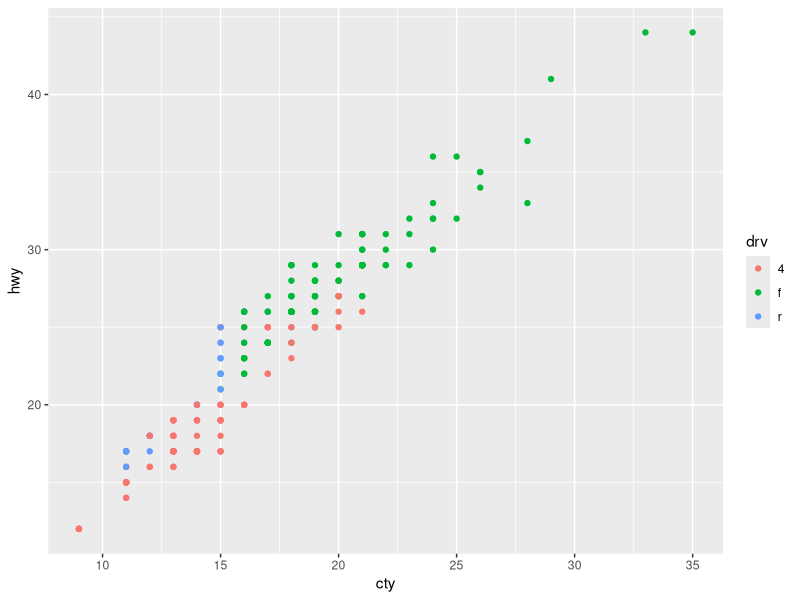
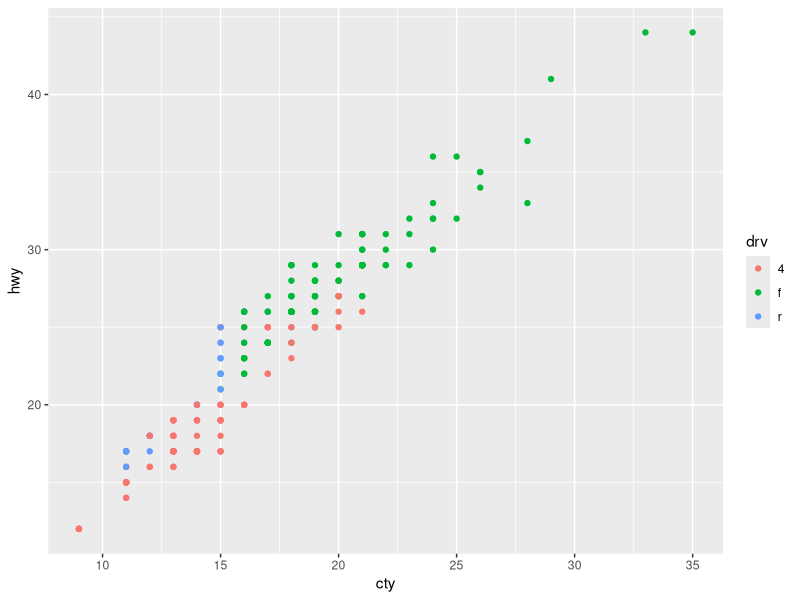
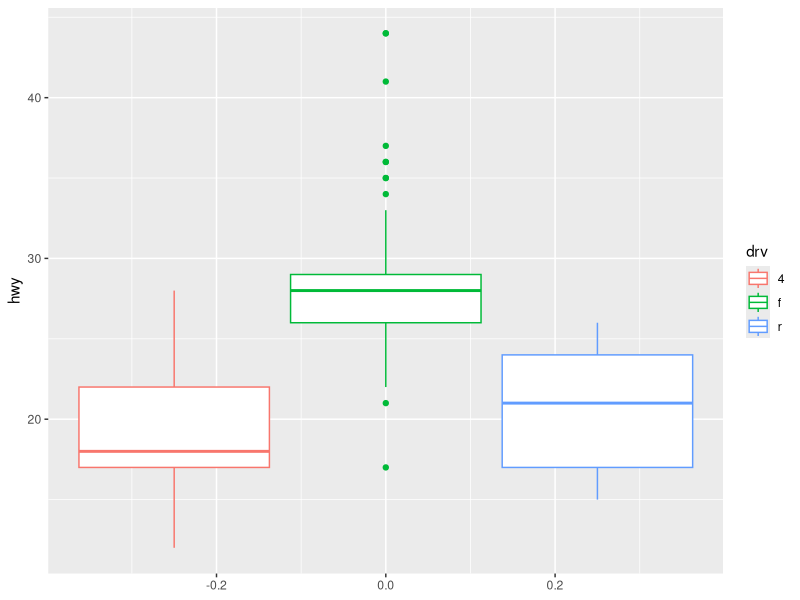
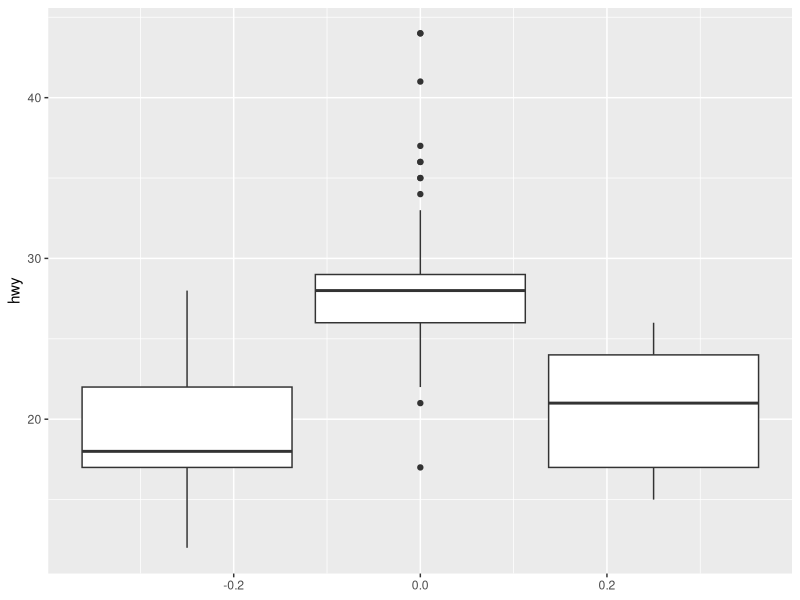
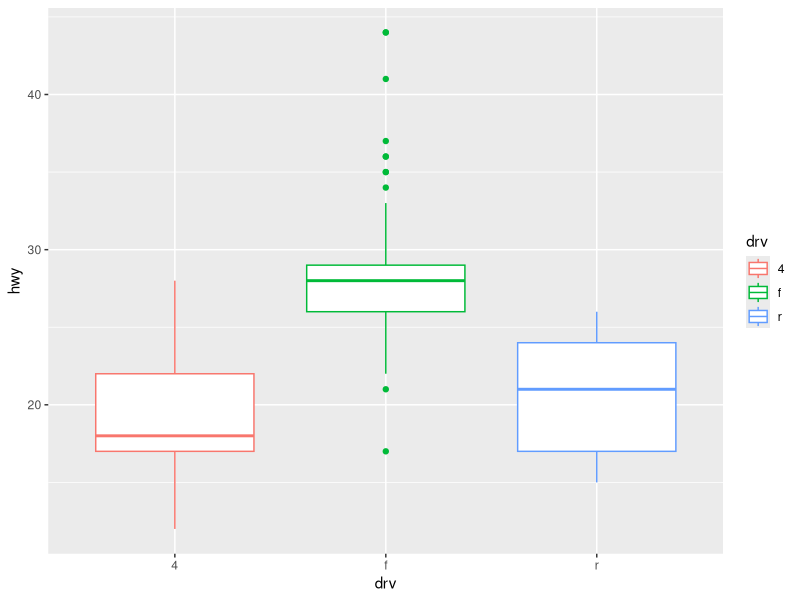
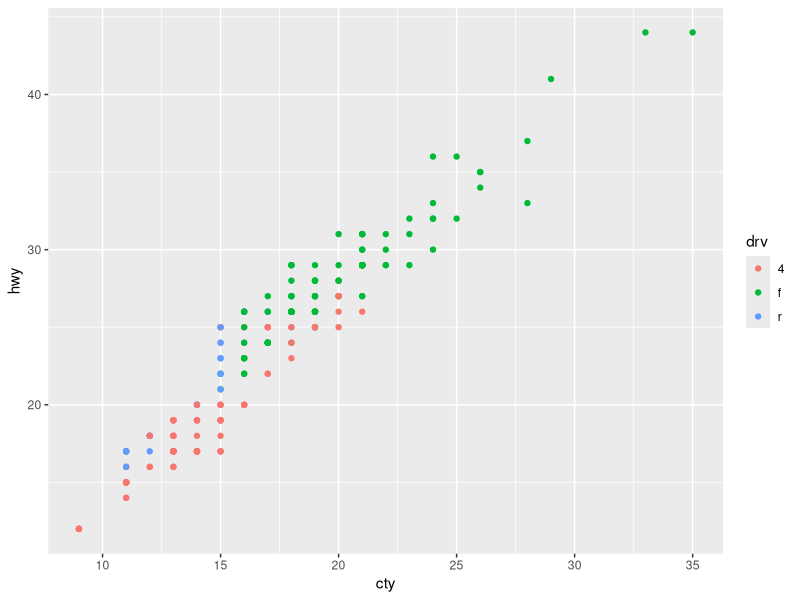
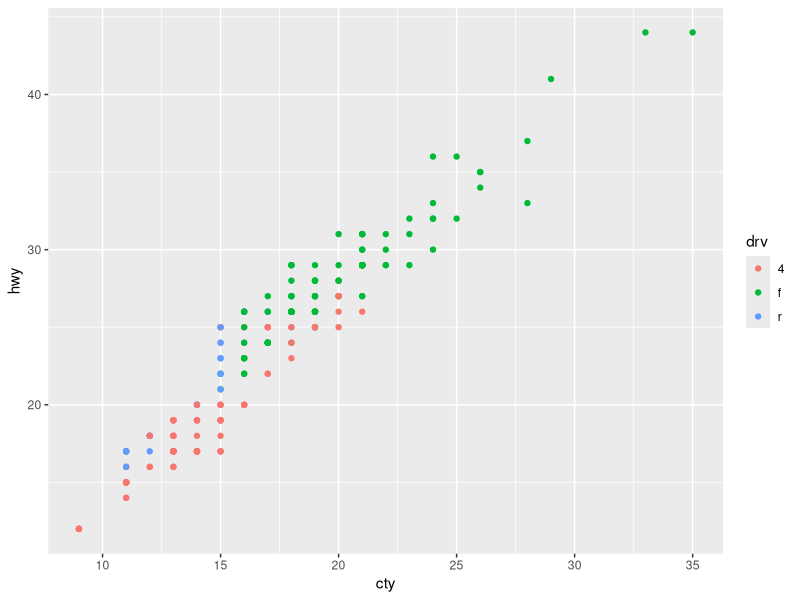
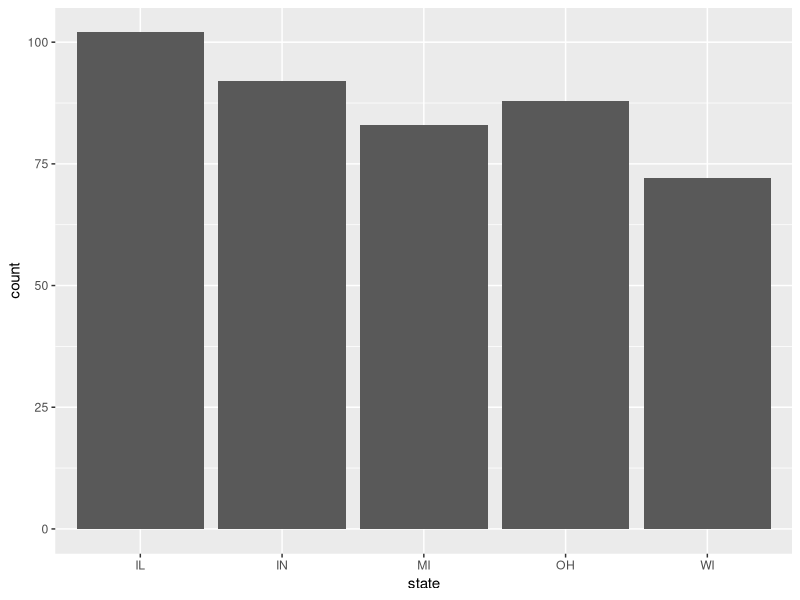

Recreate these plots in R, in order.
## ---- chunk 1
knitr::opts_chunk$set(echo = TRUE)
library(tidyverse)
## ---- chunk 2
ggplot(data = mpg) + 
  geom_point(mapping = aes(x = cty, y = hwy, color = drv))
## ---- chunk 3
ggplot(data = mpg, mapping = aes(x = cty, y = hwy, color = drv)) + 
  geom_point()
## ---- chunk 4
ggplot(data = mpg, mapping = aes(y = hwy, color = drv)) + 
  geom_boxplot()
## ---- chunk 5
ggplot(data = mpg, mapping = aes(y = hwy, group = drv)) + 
  geom_boxplot()
## ---- chunk 6
ggplot(data = mpg, mapping = aes(y = hwy, x = drv, color = drv)) + 
  geom_boxplot()

## ---- chunk 7
ggplot(data = mpg) + 
  geom_point(mapping = aes(x = cty, y = hwy, color = drv))
## ---- chunk 8
ggplot(data = mpg) + 
  geom_point(mapping = aes(x = cty, y = hwy, color = drv))
## ---- chunk 9
# inmetro is an integer that equals 0 or 1; plots will look better if it's
# logical
midwest <- mutate(midwest, inmetro = as.logical(inmetro))
## ---- chunk 10
midwest %>%
  ggplot(aes(state)) +
  geom_bar()
## ---- chunk 11
midwest %>%
  ggplot(aes(perchsd)) +
  geom_histogram()  
## ---- chunk 12
midwest %>%
  ggplot(aes(perchsd)) +
  geom_freqpoly()
## ---- chunk 13
midwest %>%
  ggplot(aes(perchsd)) +
  geom_boxplot()
## ---- chunk 14
midwest %>%
  ggplot(aes(perchsd, percadultpoverty)) +
  geom_point()
## ---- chunk 15
midwest %>%
  ggplot(aes(perchsd, percadultpoverty)) +
  geom_smooth(se = FALSE)
## ---- chunk 16

## ---- chunk 17

## ---- chunk 18

## ---- chunk 19
midwest %>%
  ggplot(aes(state, percollege)) +
  geom_boxplot()
## ---- chunk 20
midwest2 <- midwest %>%
  group_by(state) %>%
  summarize(num_counties = n())
midwest2 %>%
  ggplot(aes(state, num_counties)) +
  geom_col()
## ---- chunk 21

## ---- chunk 22

## ---- chunk 23
midwest %>%
  mutate(inmetro = as.logical(inmetro)) %>%
  ggplot()
## ---- chunk 24
midwest %>%
  mutate(inmetro = as.logical(inmetro)) %>%
  ggplot
## ---- chunk 25
midwest %>%
  ggplot(aes(state, inmetro)) +
  geom_count()
## ---- chunk 26
(tbl <- tibble(x = 2^(-3:3), y = log(x)))
## ---- chunk 27
geom_point
## ---- chunk 28
stat_identity
## ---- chunk 29
ggplot(tbl, aes(x, y)) +
  geom_point()
## ---- chunk 30
ggplot(tbl, aes(x, y)) +
  stat_identity()
## ---- chunk 31
(midwest2 <- midwest %>%
  group_by(state) %>%
  summarize(count = n(), prop = n() / n()) %>%
  ungroup())
## ---- chunk 32
ggplot(midwest, aes(state)) +
  geom_bar()
## ---- chunk 33
ggplot(midwest, aes(state, after_stat(count))) +
  geom_bar()
## ---- chunk 34
ggplot(midwest, aes(state, after_stat(prop), group = 1)) +
  geom_bar()
## ---- chunk 35

## ---- chunk 36

